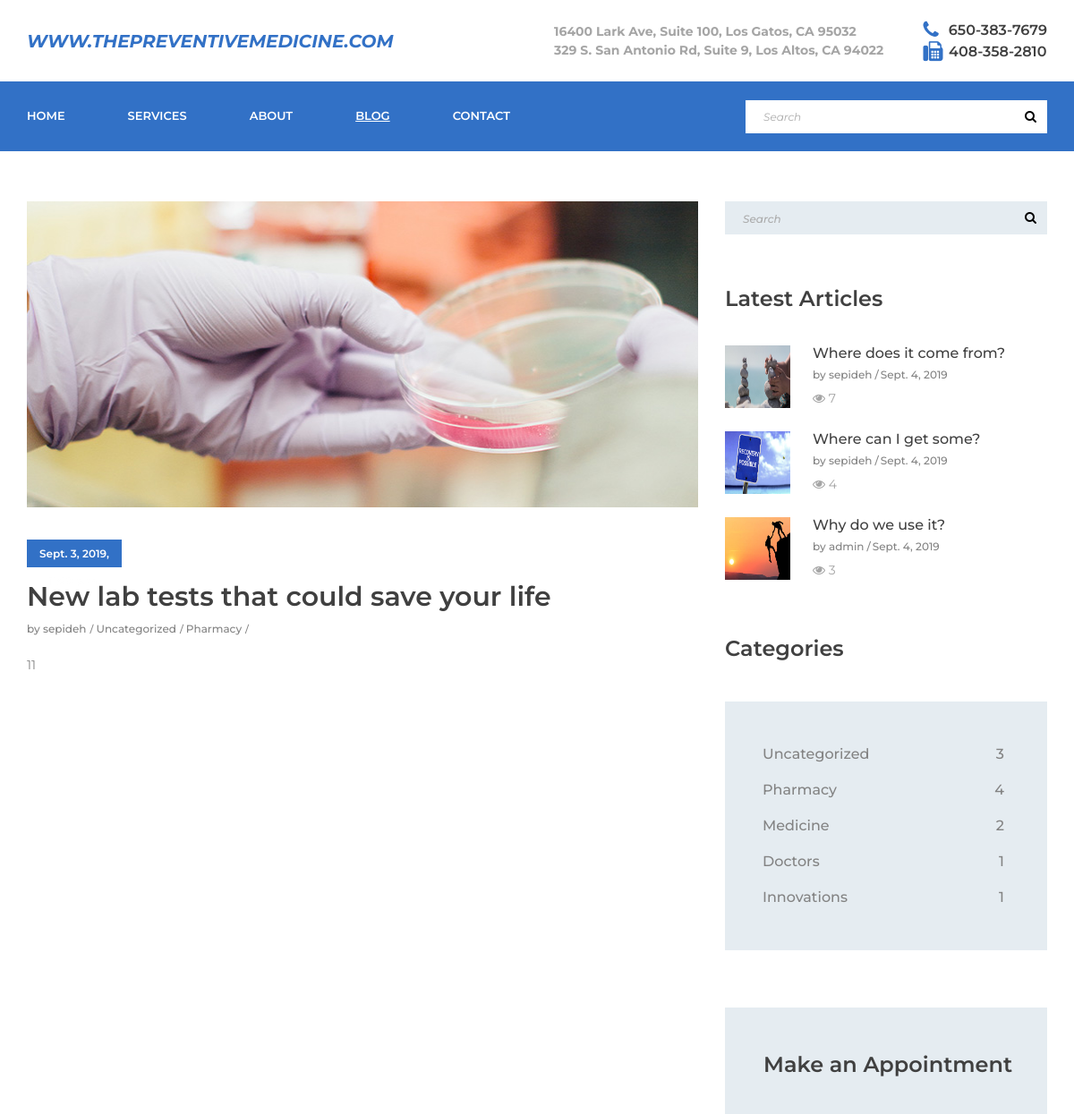
Page /blog/post-detail/2 (upper part) on the earlier database version.
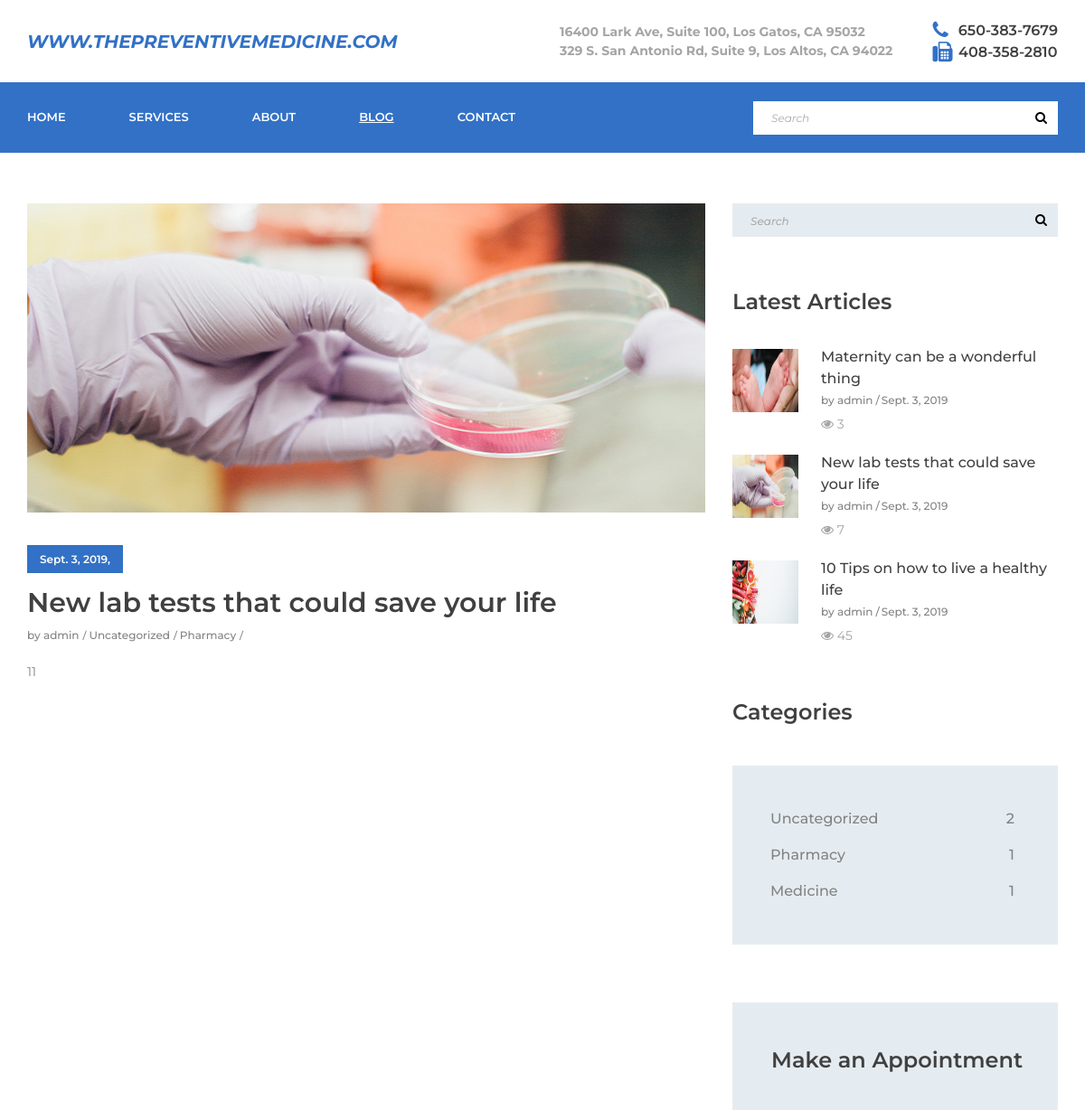
Same page on the later database version.
### blog/models.py (models this page shows, shortened)
class Post(models.Model):
    title = models.CharField(max_length=100)
    overview = models.TextField()
    timestamp = models.DateTimeField(auto_now_add=True)
    content = HTMLField()
    view_count = models.IntegerField(default = 0)
    author = models.ForeignKey(Author, on_delete=models.CASCADE)
    thumbnail = models.ImageField()
    categories = models.ManyToManyField(Category)
    featured = models.BooleanField()
    previous_post = models.ForeignKey(
        'self', related_name='previous', on_delete=models.SET_NULL, blank=True, null=True)
    next_post = models.ForeignKey(
        'self', related_name='next', on_delete=models.SET_NULL, blank=True, null=True)

class Author(models.Model):
    user = models.OneToOneField(User, on_delete=models.CASCADE)

class Category(models.Model):
    title = models.CharField(max_length=20)
    def __str__(self):
        return self.title

### account/models.py (models this page shows, shortened)
class MyUser(AbstractBaseUser):
	username = models.CharField(
				max_length=120,
				validators=[
				RegexValidator(
						regex= USERNAME_REGEX,
						message = 'Username must be Alphanumeric',
						code = 'invalide username'
					)],
				unique = True,
			)
	email = models.EmailField(
		verbose_name='email address',
		max_length=255,
		unique=True,
	)
	is_active = models.BooleanField(default=True)
	is_staff = models.BooleanField(default=False)
	is_admin = models.BooleanField(default=False)
	objects = MyUserManager()
	USERNAME_FIELD = 'username'
	REQUIRED_FIELDS = ['email']

### blog/views.py (the view)
# urls.py: path('post-detail/<int:id>', views.Post_Detail.as_view(), name='post-detail'),
class Post_Detail(View):
    template_name = 'blog/post.html'
    def get(self, request, *args, **kwargs):
        id=kwargs["id"]
        category_count = get_category_count()
        most_recent = Post.objects.order_by('-timestamp')[:3]
        post = get_object_or_404(Post, id=id)
        increase_of_view = post.view_count
        increase_of_view +=1
        post.view_count=increase_of_view
        post.save()
        context = {
        'active_page': 'blog',
        'post': post,
        'most_recent': most_recent,
        'category_count': category_count,
        }
        return render(request, self.template_name, context)

### blog/views.py (called while the page is built)
def get_category_count():
    queryset = Post \
        .objects \
        .values('categories__id','categories__title') \
        .annotate(Count('categories__title'))
    return queryset

### templates/blog/post.html (shortened to what this page needs)
{% extends 'base.html' %}
{% load staticfiles %}
{% block content %}
<br><br><br><br><br><br>
<div class="news">
    <div class="container">
        <div class="row">
            <div class="col-lg-8">
                <div class="news_posts">
                    <div class="news_post">
                        <div class="news_post_image"><img  alt="" src="{{ post.thumbnail.url }}" width="754" height="342"></div>
                        <div class="news_post_content">
                            <div class="news_post_date"><a href="#">{{ post.timestamp }}</a></div>
                            <div class="news_post_title"><a href="{% url 'blog:post-detail' id=post.pk %}">{{ post.title }}</a></div>
                            <div class="news_post_info">
                                <ul class="d-flex flex-row align-items-center justify-content-start">
                                    <li><a href="#">by {{ post.author.user.username }}</a></li>
                                    {% for cat in post.categories.all %}
                                    <li><a href="#">{{ cat }}</a></li>
                                    {% endfor %}
                                </ul>
                            </div>
                            <div class="news_post_text">
                                <p>{{ post.content | safe }}</p>
                            </div>
                        </div>
                    </div>
                </div>
            </div>
            {% include 'blog/sidebar.html' with most_recent=most_recent category_count=category_count %}
        </div>
    </div>
</div>
{% endblock %}

### templates/blog/sidebar.html (shortened to what this page needs)
<div class="col-lg-4">
    <div class="news_sidebar">
        <div class="sidebar_search">
            <form action="#" id="sidebar_search" class="sidebar_search">
                <input type="text" class="sidebar_search_input" placeholder="Search" required="required">
                <button class="sidebar_search_button"><i class="fa fa-search" aria-hidden="true"></i></button>
            </form>
        </div>
        <div class="sidebar_latest">
            <div class="sidebar_title">Latest Articles</div>
            <div class="sidebar_latest_container">
                {% for post in most_recent %}
                <div class="latest d-flex flex-row align-items-start justify-content-start">
                    <div><div class="latest_image"><img
                        src="{{ post.thumbnail.url }}"  alt="" width="73" height="70"></div></div>
                    <div class="latest_content">
                        <div class="latest_title"><a href="{% url 'blog:post-detail' id=post.pk %}">{{ post.title }}</a></div>
                        <div class="latest_info">
                            <ul class="d-flex flex-row align-items-start justify-content-start">
                                <li><a href="#">by {{ post.author.user.username }}</a></li>
                                <li><a href="#">{{ post.timestamp |date }}</a></li>
                            </ul>
                        </div>
                        <div class="latest_comments"><i class="fa fa-eye" ></i> {{ post.view_count }}</div>
                    </div>
                </div>
                {% endfor %}
            </div>
        </div>
        <div class="sidebar_categories">
            <div class="sidebar_title">Categories</div>
            <div class="categories">
                <ul>
                    {% for cat in category_count %}
                    <li><a  href="{% url 'blog:by_cat_post_list' cat_id=cat.categories__id  %}"><div class="d-flex flex-row align-items-center justify-content-start">
                        <div>{{ cat.categories__title }}</div>
                        <div class="ml-auto">{{ cat.categories__title__count }}</div>
                    </div></a></li>
                    {% endfor %}
                </ul>
            </div>
        </div>
        <div class="info_form_container">
            <div class="info_form_title">Make an Appointment</div>
        </div>
    </div>
</div>

Differences in the rows shown:
removed Post: thumbnail (picture), title "Where does it come from?", author.user.username "sepideh", timestamp "Sept. 4, 2019", view_count "7"
removed Post: thumbnail (picture), title "Where can I get some?", author.user.username "sepideh", timestamp "Sept. 4, 2019", view_count "4"
removed Post: thumbnail (picture), title "Why do we use it?", author.user.username "admin", timestamp "Sept. 4, 2019", view_count "3"
now on one of the page's lists (row edited): Post: title "New lab tests that could save your life", author.user.username "admin", timestamp "Sept. 3, 2019", view_count "7"
changed Post "New lab tests that could save your life": author.user.username "sepideh" → "admin"
now on this page (row unchanged): Post: thumbnail (picture), title "Maternity can be a wonderful thing", author.user.username "admin", timestamp "Sept. 3, 2019", view_count "3"
now on this page (row unchanged): Post: thumbnail (picture), title "10 Tips on how to live a healthy life", author.user.username "admin", timestamp "Sept. 3, 2019", view_count "45"
Other differences:
new list line: "Uncategorized 2"
new list line: "Pharmacy 1"
new list line: "Medicine 1"
list line gone: "Uncategorized 3"
list line gone: "Pharmacy 4"
list line gone: "Medicine 2"
list line gone: "Doctors 1"
list line gone: "Innovations 1"
